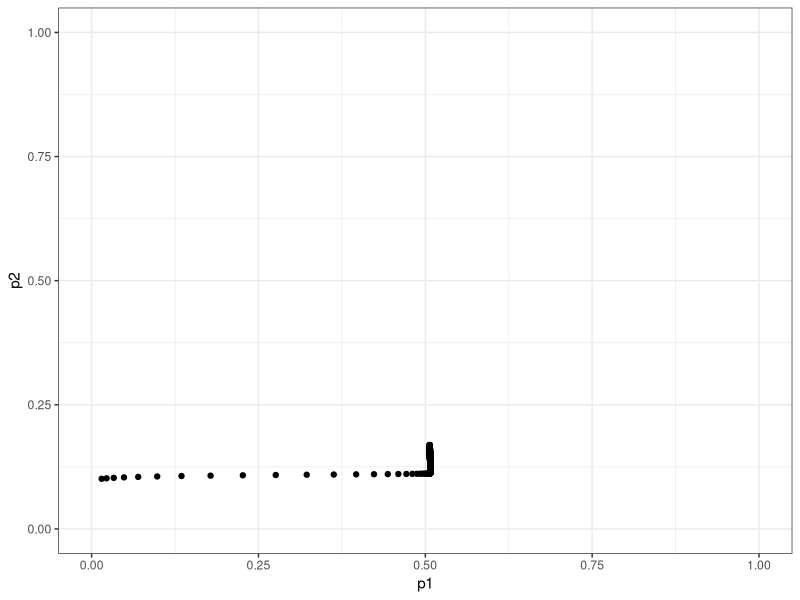

Write R code to recreate this figure. (Note: this script raises an error after producing the figure.)

library(gganimate)
library(ggplot2)
library(tidyr)

## Function for phenotypic mean and allele frequency change

pheno_mean <- function(p, gamma) {
  sum(gamma * (2 * p - 1))
}

allele_frequency_change <- function(s, gamma, p, z_prime, mu) {
  -s * gamma * p * (1 - p) * (pheno_mean(p, gamma) - z_prime) +
    - s * gamma^2 * 0.5 * p * (1 - p) * (1 - p - p) +
    mu * (1 - p - p)
}


## Run the model from starting allele frequencies

run_steps <- function(s, gamma, p0, z_prime, mu, n_gen) {
  l <- length(p0)

  ## List of generations
  gen <- vector(mode = "list",
                length = n_gen)

  p_list <- vector(mode = "list",
                   length = l)
  
  for (i in 1:l) {
    p_list[[i]] <- numeric(n_gen)
  }
  
  p <- p0
  
  for (gen_ix in 2:(n_gen + 1)) {
    delta_p <- allele_frequency_change(s, gamma, p, z_prime, mu)
    p <- p + delta_p
    
    for (loc_ix in 1:l) {
      p_list[[loc_ix]][gen_ix - 1] <- p[loc_ix]
    }
  }

  p_df <- as.data.frame(p_list)
  colnames(p_df) <- paste("p", 1:ncol(p_df), sep = "")
  p_df$t <- 1:nrow(p_df)
  p_df
}  


## Simulate approaching the optimum

s <- 1
gamma <- c(1, 0.01)
z_prime <- 0 ## We start at optimum = 0
mu <- 1e-4
n_gen <- 1000

p0 <- c(0.01, 0.1)
  
p <- run_steps(s, gamma, p0, z_prime, mu, n_gen)

plot_approach_2d <- function(p) {
  qplot(x = p1, y = p2, data = p) +
  xlim(0, 1) +
  ylim(0, 1) +
  theme_bw()
}


plot_example <- plot_approach_2d(p)


animation_example <-
  qplot(x = p1, y = p2,
        data = p[c(1:9, seq(from = 10, to = 1000, by = 10)),],
        size = I(5)) +
    xlim(0, 1) +
    ylim(0, 1) +
    theme_bw(base_size = 16)+
    theme(panel.grid = element_blank()) +
    transition_states(t) +
    shadow_trail(alpha = 0.3)

  
anim_save("jain_stephan_approach.gif", animation = animation_example)


## Starting loci at equilibrium

get_equilibrium_frequencies <- function(mu, s, gamma) {
  c(0.5,
    0.5 * (1 + sqrt(1 - 8 * mu / (s * gamma^2))),
    0.5 * (1 - sqrt(1 - 8 * mu / (s * gamma^2))))
}

threshold <- function(mu, s) sqrt(8 * mu / s)

threshold(1e-4, 1)


## Trajectory after shift in optimum

(eq0.05 <- get_equilibrium_frequencies(1e-4, 1, 0.05))

p0.05 <- run_steps(s = s,
                   gamma = c(0.05, 0.05),
                   p0 = c(eq0.05[2], eq0.05[3]),
                   z_prime = 0.1,
                   mu = 1e-4,
                   n_gen = 10000)

pheno_mean(p = c(p0.05$p1[nrow(p0.05)],
                 p0.05$p2[nrow(p0.05)]),
           gamma = c(0.05, 0.05))

p0.01 <- run_steps(s = s,
                   gamma = c(0.01, 0.01),
                   p0 = c(0.5, 0.5),
                   z_prime = 0.02,
                   mu = 1e-4,
                   n_gen = 10000)

pheno_mean(p = c(p0.01$p1[nrow(p0.01)],
                 p0.01$p2[nrow(p0.01)]),
           gamma = c(0.01, 0.01))

plot_approach0.05 <- plot_approach_2d(p0.05)

plot_approach0.01 <- plot_approach_2d(p0.01)


## Animations

animation0.05 <-
  qplot(x = p1, y = p2,
        data = p0.05[seq(from = 1, to = 10000, by = 100),],
        size = I(5)) +
  xlim(0, 1) +
  ylim(0, 1) +
  theme_bw(base_size = 16)+
  theme(panel.grid = element_blank()) +
  transition_states(t) +
  shadow_trail(alpha = 0.3)

animation0.01 <-
  qplot(x = p1, y = p2,
        data = p0.01[seq(from = 1, to = 10000, by = 100),],
        size = I(5)) +
  xlim(0, 1) +
  ylim(0, 1) +
  theme_bw(base_size = 16)+
  theme(panel.grid = element_blank()) +
  transition_states(t) +
  shadow_trail(alpha = 0.3)


anim_save("jain_stephan0.05.gif", animation = animation0.05)

anim_save("jain_stephan0.01.gif", animation = animation0.01)
